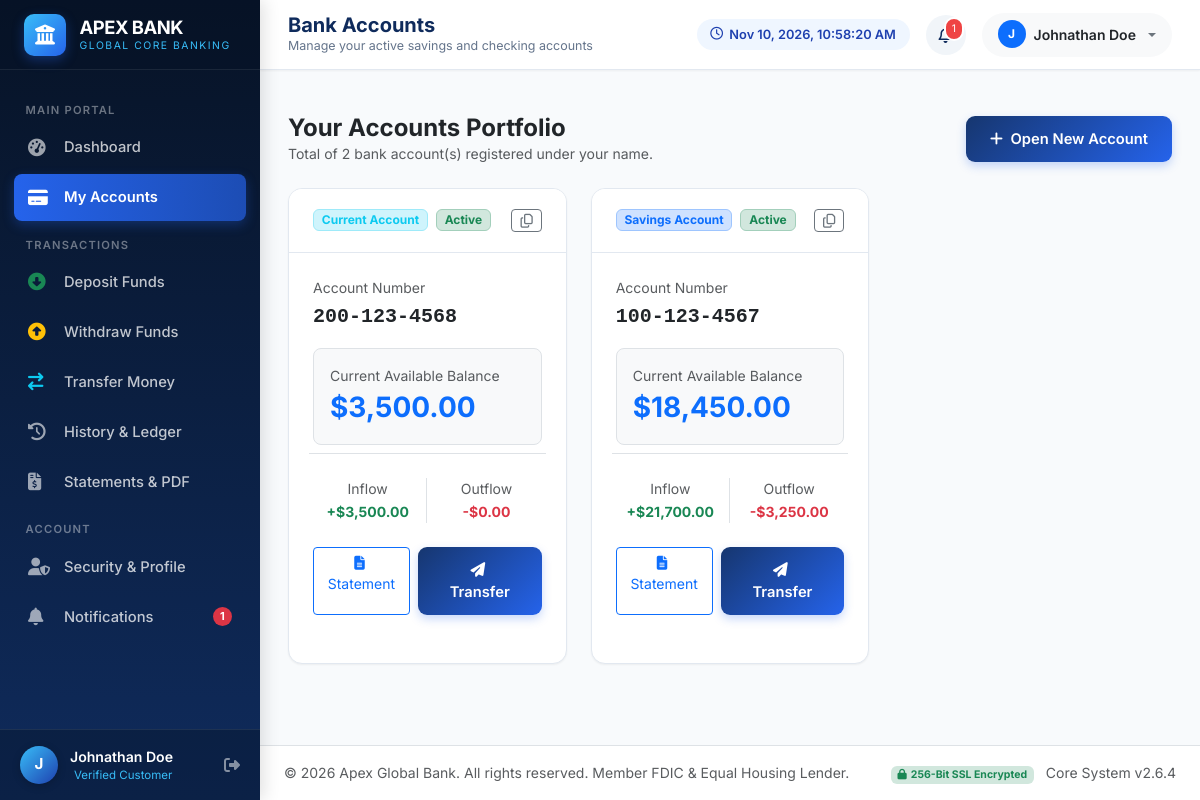
Screenshot of /customer/accounts (signed in) with the database file from the repository.
### models.py (models this page shows, shortened)
class User(db.Model):
    __tablename__ = 'users'
    id = db.Column(db.Integer, primary_key=True)
    username = db.Column(db.String(50), unique=True, nullable=False, index=True)
    email = db.Column(db.String(120), unique=True, nullable=False, index=True)
    password_hash = db.Column(db.String(255), nullable=False)
    full_name = db.Column(db.String(100), nullable=False)
    phone = db.Column(db.String(20), nullable=True)
    address = db.Column(db.String(255), nullable=True)
    role = db.Column(db.String(20), nullable=False, default='customer')  # 'customer' or 'admin'
    is_active = db.Column(db.Boolean, default=True)
    created_at = db.Column(db.DateTime, default=utc_now)
    accounts = db.relationship('Account', backref='user', lazy=True, cascade='all, delete-orphan')
    notifications = db.relationship('Notification', backref='user', lazy=True, cascade='all, delete-orphan')

class Account(db.Model):
    __tablename__ = 'accounts'
    id = db.Column(db.Integer, primary_key=True)
    user_id = db.Column(db.Integer, db.ForeignKey('users.id'), nullable=False)
    account_number = db.Column(db.String(20), unique=True, nullable=False, index=True)
    account_type = db.Column(db.String(20), nullable=False, default='Savings')  # 'Savings' or 'Current'
    balance = db.Column(db.Numeric(15, 2), nullable=False, default=Decimal('0.00'))
    status = db.Column(db.String(20), nullable=False, default='Active')  # 'Active', 'Inactive', 'Suspended'
    created_at = db.Column(db.DateTime, default=utc_now)
    transactions = db.relationship('Transaction', backref='account', lazy=True, cascade='all, delete-orphan', order_by='desc(Transaction.timestamp)')
    @property
    def formatted_account_number(self):
        s = str(self.account_number)
        if len(s) == 10:
            return f"{s[:3]}-{s[3:6]}-{s[6:]}"
        return s
    @property
    def total_deposits(self):
        deposits = db.session.query(db.func.sum(Transaction.amount)).filter(
            Transaction.account_id == self.id,
            Transaction.transaction_type.in_(['DEPOSIT', 'TRANSFER_RECEIVED']),
            Transaction.status == 'COMPLETED'
        ).scalar()
        return Decimal(str(deposits or '0.00'))
    @property
    def total_withdrawals(self):
        withdrawals = db.session.query(db.func.sum(Transaction.amount)).filter(
            Transaction.account_id == self.id,
            Transaction.transaction_type.in_(['WITHDRAWAL', 'TRANSFER_SENT']),
            Transaction.status == 'COMPLETED'
        ).scalar()
        return Decimal(str(withdrawals or '0.00'))

### routes/customer_routes.py (the view, shortened to what this page needs)
@customer_bp.route('/accounts', methods=['GET', 'POST'])
@login_required
@customer_required
def accounts():
    user = get_current_user()
    user_accounts = Account.query.filter_by(user_id=user.id).order_by(Account.created_at.desc()).all()
    return render_template('customer/accounts.html', accounts=user_accounts)

### routes/customer_routes.py (called while the page is built)
def get_current_user():
    return User.query.get(session.get('user_id'))

### templates/customer/accounts.html (shortened to what this page needs)
{% extends "base.html" %}
{% block page_title %}Bank Accounts{% endblock %}
{% block page_subtitle %}Manage your active savings and checking accounts{% endblock %}
{% block content %}
<div class="d-flex justify-content-between align-items-center mb-4">
  <div>
    <h4 class="fw-bold text-dark mb-0">Your Accounts Portfolio</h4>
    <p class="text-muted small mb-0">Total of {{ accounts|length }} bank account(s) registered under your name.</p>
  </div>
  <button type="button" class="btn btn-bank-primary" data-bs-toggle="modal" data-bs-target="#newAccountModal">
    <i class="fa-solid fa-plus me-1"></i> Open New Account
  </button>
</div>
<div class="row g-4 mb-4">
  {% for acc in accounts %}
  <div class="col-md-6 col-xl-4">
    <div class="bank-card h-100 position-relative">
      <div class="bank-card-header">
        <div class="d-flex align-items-center gap-2">
          <span class="badge {% if acc.account_type == 'Savings' %}bg-primary-subtle text-primary border border-primary-subtle{% else %}bg-info-subtle text-info border border-info-subtle{% endif %}">
            {{ acc.account_type }} Account
          </span>
          <span class="badge {% if acc.status == 'Active' %}bg-success-subtle text-success border border-success-subtle{% else %}bg-danger-subtle text-danger border border-danger-subtle{% endif %}">
            {{ acc.status }}
          </span>
        </div>
        <button class="btn btn-sm btn-outline-secondary py-0 px-2" title="Copy Account Number" onclick="copyToClipboard('{{ acc.account_number }}', this)">
          <i class="fa-regular fa-copy"></i>
        </button>
      </div>
      <div class="bank-card-body">
        <div class="text-muted small mb-1">Account Number</div>
        <div class="fs-5 font-monospace fw-bold text-dark mb-3">{{ acc.formatted_account_number }}</div>
        <div class="p-3 rounded-3 bg-light border mb-3">
          <div class="text-muted small">Current Available Balance</div>
          <div class="fs-3 fw-bold text-primary">${{ "{:,.2f}".format(acc.balance) }}</div>
        </div>
        <div class="row text-center border-top pt-3 g-2">
          <div class="col-6 border-end">
            <small class="text-muted d-block">Inflow</small>
            <span class="fw-bold text-success small">+${{ "{:,.2f}".format(acc.total_deposits) }}</span>
          </div>
          <div class="col-6">
            <small class="text-muted d-block">Outflow</small>
            <span class="fw-bold text-danger small">-${{ "{:,.2f}".format(acc.total_withdrawals) }}</span>
          </div>
        </div>
        <div class="d-flex gap-2 mt-4">
          <a href="{{ url_for('customer.statement', account_id=acc.id) }}" class="btn btn-sm btn-outline-primary flex-fill">
            <i class="fa-solid fa-file-lines me-1"></i> Statement
          </a>
          <a href="{{ url_for('customer.transfer') }}" class="btn btn-sm btn-bank-primary flex-fill">
            <i class="fa-solid fa-paper-plane me-1"></i> Transfer
          </a>
        </div>
      </div>
    </div>
  </div>
  {% endfor %}
</div>
{% endblock %}

### templates/base.html (shortened to what this page needs)
<!DOCTYPE html>
<html lang="en">
<head>
  <link href="https://cdn.jsdelivr.net/npm/bootstrap@5.3.3/dist/css/bootstrap.min.css" rel="stylesheet">
  <link rel="stylesheet" href="https://cdnjs.cloudflare.com/ajax/libs/font-awesome/6.5.1/css/all.min.css">
  <link rel="stylesheet" href="{{ url_for('static', filename='css/style.css') }}">
</head>
<body>
<div class="app-wrapper">
  {% if session.get('user_id') %}
  <aside class="sidebar">
    <div class="sidebar-brand">
      <div class="brand-icon-box">
        <i class="fa-solid fa-building-columns"></i>
      </div>
      <div>
        <div class="brand-text">APEX BANK</div>
        <span class="brand-subtext">GLOBAL CORE BANKING</span>
      </div>
    </div>
    <div class="sidebar-nav">
      {% if session.get('user_role') == 'admin' %}
        <div class="nav-section-title">Administration</div>
        <div class="sidebar-item">
          <a href="{{ url_for('admin.dashboard') }}" class="sidebar-link {% if request.endpoint == 'admin.dashboard' %}active{% endif %}">
            <i class="fa-solid fa-chart-pie"></i> Control Center
          </a>
        </div>
        <div class="sidebar-item">
          <a href="{{ url_for('admin.customers') }}" class="sidebar-link {% if request.endpoint in ['admin.customers', 'admin.customer_detail'] %}active{% endif %}">
            <i class="fa-solid fa-users-gear"></i> Manage Customers
          </a>
        </div>
        <div class="sidebar-item">
          <a href="{{ url_for('admin.accounts') }}" class="sidebar-link {% if request.endpoint == 'admin.accounts' %}active{% endif %}">
            <i class="fa-solid fa-vault"></i> Bank Accounts
          </a>
        </div>
        <div class="sidebar-item">
          <a href="{{ url_for('admin.transactions') }}" class="sidebar-link {% if request.endpoint == 'admin.transactions' %}active{% endif %}">
            <i class="fa-solid fa-list-check"></i> Audit Transactions
          </a>
        </div>
      {% else %}
        <div class="nav-section-title">Main Portal</div>
        <div class="sidebar-item">
          <a href="{{ url_for('customer.dashboard') }}" class="sidebar-link {% if request.endpoint == 'customer.dashboard' %}active{% endif %}">
            <i class="fa-solid fa-gauge-high"></i> Dashboard
          </a>
        </div>
        <div class="sidebar-item">
          <a href="{{ url_for('customer.accounts') }}" class="sidebar-link {% if request.endpoint == 'customer.accounts' %}active{% endif %}">
            <i class="fa-solid fa-credit-card"></i> My Accounts
          </a>
        </div>
        <div class="nav-section-title">Transactions</div>
        <div class="sidebar-item">
          <a href="{{ url_for('customer.deposit') }}" class="sidebar-link {% if request.endpoint == 'customer.deposit' %}active{% endif %}">
            <i class="fa-solid fa-circle-down text-success"></i> Deposit Funds
          </a>
        </div>
        <div class="sidebar-item">
          <a href="{{ url_for('customer.withdraw') }}" class="sidebar-link {% if request.endpoint == 'customer.withdraw' %}active{% endif %}">
            <i class="fa-solid fa-circle-up text-warning"></i> Withdraw Funds
          </a>
        </div>
        <div class="sidebar-item">
          <a href="{{ url_for('customer.transfer') }}" class="sidebar-link {% if request.endpoint == 'customer.transfer' %}active{% endif %}">
            <i class="fa-solid fa-arrow-right-arrow-left text-info"></i> Transfer Money
          </a>
        </div>
        <div class="sidebar-item">
          <a href="{{ url_for('customer.transactions') }}" class="sidebar-link {% if request.endpoint == 'customer.transactions' %}active{% endif %}">
            <i class="fa-solid fa-clock-rotate-left"></i> History & Ledger
          </a>
        </div>
        <div class="sidebar-item">
          <a href="{{ url_for('customer.statement') }}" class="sidebar-link {% if request.endpoint == 'customer.statement' %}active{% endif %}">
            <i class="fa-solid fa-file-invoice-dollar"></i> Statements & PDF
          </a>
        </div>
        <div class="nav-section-title">Account</div>
        <div class="sidebar-item">
          <a href="{{ url_for('customer.profile') }}" class="sidebar-link {% if request.endpoint == 'customer.profile' %}active{% endif %}">
            <i class="fa-solid fa-user-shield"></i> Security & Profile
          </a>
        </div>
        <div class="sidebar-item">
          <a href="{{ url_for('customer.notifications') }}" class="sidebar-link {% if request.endpoint == 'customer.notifications' %}active{% endif %}">
            <i class="fa-solid fa-bell"></i> Notifications
            {% if unread_notifications_count > 0 %}
            <span class="badge rounded-pill bg-danger ms-auto">{{ unread_notifications_count }}</span>
            {% endif %}
          </a>
        </div>
      {% endif %}
    </div>
    <div class="sidebar-user">
      <div class="sidebar-user-avatar">
        {{ session.get('full_name', 'U')[0] }}
      </div>
      <div class="sidebar-user-info">
        <div class="sidebar-user-name">{{ session.get('full_name') }}</div>
        <div class="sidebar-user-role">
          {% if session.get('user_role') == 'admin' %}
            <i class="fa-solid fa-shield-halved text-warning me-1"></i>Administrator
          {% else %}
            Verified Customer
          {% endif %}
        </div>
      </div>
      <a href="{{ url_for('auth.logout') }}" class="text-white-50 hover-text-white ms-2" title="Secure Logout">
        <i class="fa-solid fa-right-from-bracket"></i>
      </a>
    </div>
  </aside>
  {% endif %}
  <div class="main-content {% if not session.get('user_id') %}w-100 ms-0{% endif %}">
    {% if session.get('user_id') %}
    <header class="top-header">
      <div class="d-flex align-items-center">
        <div class="header-title-box">
          <h1>{% block page_title %}Overview{% endblock %}</h1>
          <p>{% block page_subtitle %}Apex Secure Core Banking Platform{% endblock %}</p>
        </div>
      </div>
      <div class="header-actions">
        <div class="header-time-badge d-none d-md-flex">
          <i class="fa-regular fa-clock"></i>
          <span id="liveClock">Loading...</span>
        </div>
        {% if session.get('user_role') == 'customer' %}
        <a href="{{ url_for('customer.notifications') }}" class="notif-bell-btn text-decoration-none" title="Notifications">
          {% if unread_notifications_count > 0 %}
          <span class="notif-badge">{{ unread_notifications_count }}</span>
          {% endif %}
        </a>
        {% endif %}
        <div class="dropdown">
          <button class="btn btn-outline-secondary dropdown-toggle d-flex align-items-center gap-2 border-0 bg-light py-2 px-3 rounded-pill" type="button" data-bs-toggle="dropdown">
            <span class="badge bg-primary rounded-circle p-2" style="width:28px;height:28px;display:flex;align-items:center;justify-content:center;">
              {{ session.get('full_name', 'U')[0] }}
            </span>
            <span class="d-none d-sm-inline fw-semibold small text-dark">{{ session.get('full_name') }}</span>
          </button>
        </div>
      </div>
    </header>
    {% endif %}
    <div class="container-fluid px-4 pt-3">
    </div>
    <main class="page-container">
      {% block content %}{% endblock %}
    </main>
    {% if session.get('user_id') %}
    <footer class="mt-auto py-3 bg-white border-top text-center text-muted small">
      <div class="container-fluid d-flex flex-column flex-sm-row justify-content-between align-items-center px-4">
        <div>
          &copy; {{ 2026 }} {{ bank_name }}. All rights reserved. Member FDIC & Equal Housing Lender.
        </div>
        <div class="mt-2 mt-sm-0">
          <span class="badge bg-success-subtle text-success me-2"><i class="fa-solid fa-lock me-1"></i>256-Bit SSL Encrypted</span>
          <span class="text-muted">Core System v2.6.4</span>
        </div>
      </div>
    </footer>
    {% endif %}
  </div>
</div>
</body>
</html>

### rows the page displays
User: get "Johnathan Doe"
Account: account_type "Current", status "Active", formatted_account_number "200-123-4568", balance "3,500.00", total_deposits "3,500.00", total_withdrawals "0.00"
Account: account_type "Savings", status "Active", formatted_account_number "100-123-4567", balance "18,450.00", total_deposits "21,700.00", total_withdrawals "3,250.00"

### other values shown
{{ unread_notifications_count }} "1"
{{ session.get('full_name', 'U')[0] }} "J"
{{ accounts|length }} "2"
{{ 2026 }} "2026"
{{ bank_name }} "Apex Global Bank"
